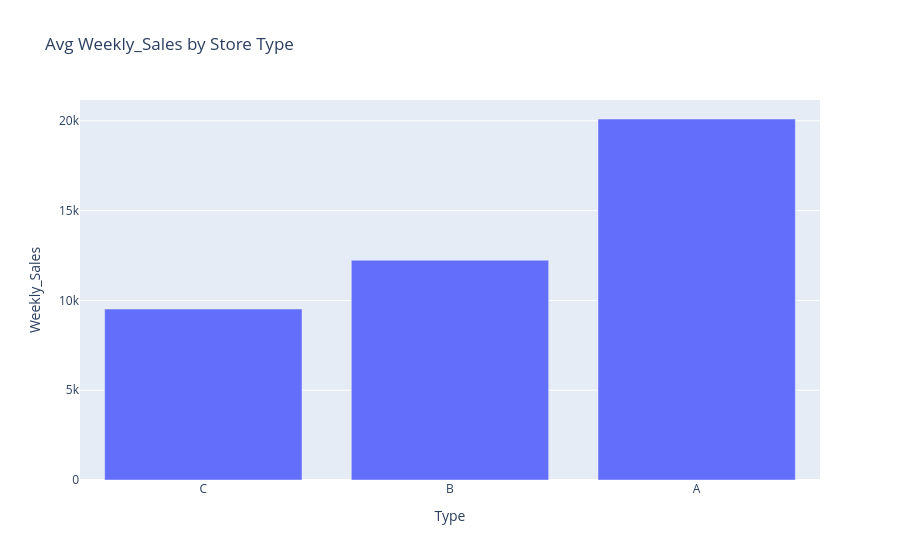

The code cell stored with this chart in its notebook:
### Code cell
fig_type.show()

### Figure 1 — Plotly figure (JSON) as saved in the notebook; plotly's stock layout.template omitted (floating-point values rounded to 4 significant figures)
{"data": [{"hovertemplate": "Type=%{x}<br>Weekly_Sales=%{y}<extra></extra>", "legendgroup": "", "marker": {"color": "#636efa", "pattern": {"shape": ""}}, "name": "", "orientation": "v", "showlegend": false, "textposition": "auto", "type": "bar", "x": ["C", "B", "A"], "xaxis": "x", "y": [9520.0, 12240.0, 20100.0], "yaxis": "y"}], "layout": {"barmode": "relative", "legend": {"tracegroupgap": 0}, "title": {"text": "Avg Weekly_Sales by Store Type"}, "xaxis": {"anchor": "y", "domain": [0, 1], "title": {"text": "Type"}}, "yaxis": {"anchor": "x", "domain": [0, 1], "title": {"text": "Weekly_Sales"}}}}
